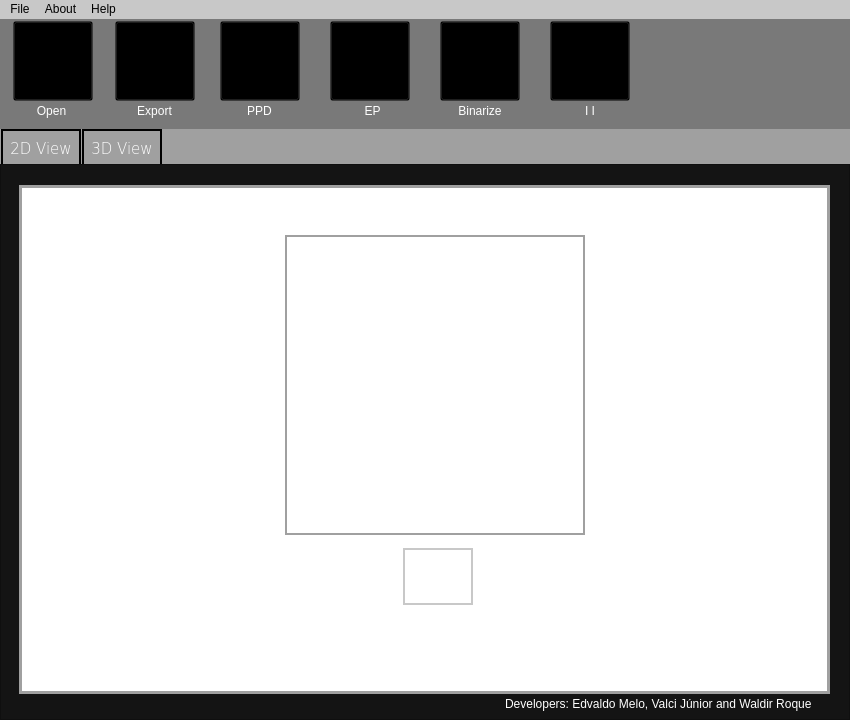
<?xml version="1.0" encoding="UTF-8"?>
<ui version="4.0">
 <class>MainWindow</class>
 <widget class="QMainWindow" name="MainWindow">
  <property name="geometry">
   <rect>
    <x>0</x>
    <y>0</y>
    <width>850</width>
    <height>720</height>
   </rect>
  </property>
  <property name="minimumSize">
   <size>
    <width>850</width>
    <height>720</height>
   </size>
  </property>
  <property name="maximumSize">
   <size>
    <width>850</width>
    <height>720</height>
   </size>
  </property>
  <property name="windowTitle">
   <string>PISA - Porous Image Space Analysis</string>
  </property>
  <property name="windowIcon">
   <iconset resource="open_resource.qrc">
    <normaloff>:/open/Icons/ppd_enhanced_colors_supreme-removebg-preview.png</normaloff>:/open/Icons/ppd_enhanced_colors_supreme-removebg-preview.png</iconset>
  </property>
  <property name="styleSheet">
   <string notr="true">background-color: rgb(200, 200, 200);
font: 75 11pt &quot;Verdana&quot;;
color: rgb(0, 0, 0);</string>
  </property>
  <widget class="QWidget" name="centralwidget">
   <layout class="QVBoxLayout" name="verticalLayout">
    <property name="spacing">
     <number>0</number>
    </property>
    <property name="leftMargin">
     <number>0</number>
    </property>
    <property name="topMargin">
     <number>0</number>
    </property>
    <property name="rightMargin">
     <number>0</number>
    </property>
    <property name="bottomMargin">
     <number>0</number>
    </property>
    <item>
     <widget class="QFrame" name="frame_menu_principal">
      <property name="maximumSize">
       <size>
        <width>16777215</width>
        <height>110</height>
       </size>
      </property>
      <property name="styleSheet">
       <string notr="true">background-color: rgb(100, 100, 100,200);</string>
      </property>
      <property name="frameShape">
       <enum>QFrame::NoFrame</enum>
      </property>
      <property name="frameShadow">
       <enum>QFrame::Raised</enum>
      </property>
      <widget class="QPushButton" name="pushButton_open">
       <property name="geometry">
        <rect>
         <x>13</x>
         <y>2</y>
         <width>80</width>
         <height>80</height>
        </rect>
       </property>
       <property name="sizePolicy">
        <sizepolicy hsizetype="Fixed" vsizetype="Fixed">
         <horstretch>0</horstretch>
         <verstretch>0</verstretch>
        </sizepolicy>
       </property>
       <property name="maximumSize">
        <size>
         <width>80</width>
         <height>80</height>
        </size>
       </property>
       <property name="font">
        <font>
         <family>Verdana</family>
         <pointsize>11</pointsize>
         <weight>9</weight>
         <italic>false</italic>
         <bold>false</bold>
        </font>
       </property>
       <property name="toolTip">
        <string>Open Folder</string>
       </property>
       <property name="toolTipDuration">
        <number>-2</number>
       </property>
       <property name="styleSheet">
        <string notr="true">QPushButton{
	
	background-image: url(:/open/pasta_icon-removebg-preview.png);
	background-color:transparent;
	background-repeat:no-repeat;
	background-position:center;
	background-size-height:80px;
	background-size-width:80px;
}

QPushButton:hover{
	background-color:rgb(255, 255, 255);	
	color: rgb(0, 0, 0);
}</string>
       </property>
       <property name="text">
        <string/>
       </property>
       <property name="icon">
        <iconset resource="open_resource.qrc">
         <normaloff>:/open/Icons/pasta_icon-removebg-preview.png</normaloff>:/open/Icons/pasta_icon-removebg-preview.png</iconset>
       </property>
       <property name="iconSize">
        <size>
         <width>80</width>
         <height>80</height>
        </size>
       </property>
      </widget>
      <widget class="QPushButton" name="pushButton_save">
       <property name="geometry">
        <rect>
         <x>115</x>
         <y>2</y>
         <width>80</width>
         <height>80</height>
        </rect>
       </property>
       <property name="maximumSize">
        <size>
         <width>80</width>
         <height>80</height>
        </size>
       </property>
       <property name="toolTip">
        <string>&lt;html&gt;&lt;head/&gt;&lt;body&gt;&lt;p&gt;Save Folder&lt;/p&gt;&lt;/body&gt;&lt;/html&gt;</string>
       </property>
       <property name="toolTipDuration">
        <number>-2</number>
       </property>
       <property name="styleSheet">
        <string notr="true">QPushButton{
	
	background-image: url(:/open/novosaveicone.png);
	background-color:transparent;
	background-repeat:no-repeat;
	background-position:center;
	background-size-height:80px;
	background-size-width:80px;
}

QPushButton:hover{
	background-color:rgb(255, 255, 255);	
	color: rgb(0, 0, 0);
}</string>
       </property>
       <property name="text">
        <string/>
       </property>
       <property name="icon">
        <iconset>
         <normaloff>Icons/export2.png</normaloff>Icons/export2.png</iconset>
       </property>
       <property name="iconSize">
        <size>
         <width>120</width>
         <height>100</height>
        </size>
       </property>
      </widget>
      <widget class="QPushButton" name="pushButton_ppd">
       <property name="geometry">
        <rect>
         <x>220</x>
         <y>2</y>
         <width>80</width>
         <height>80</height>
        </rect>
       </property>
       <property name="maximumSize">
        <size>
         <width>80</width>
         <height>80</height>
        </size>
       </property>
       <property name="toolTip">
        <string>Predominant Pore Directions</string>
       </property>
       <property name="toolTipDuration">
        <number>-2</number>
       </property>
       <property name="styleSheet">
        <string notr="true">QPushButton{		
	background-image: url(:/open/FotoJet.png);
	background-position:center-up;
	background-color:transparent;
}

QPushButton:hover{
	background-color:rgb(255, 255, 255);	
	color: rgb(0, 0, 0);
}</string>
       </property>
       <property name="text">
        <string/>
       </property>
       <property name="icon">
        <iconset resource="open_resource.qrc">
         <normaloff>:/open/Icons/ppd_enhanced_colors_supreme-removebg-preview.png</normaloff>:/open/Icons/ppd_enhanced_colors_supreme-removebg-preview.png</iconset>
       </property>
       <property name="iconSize">
        <size>
         <width>80</width>
         <height>80</height>
        </size>
       </property>
      </widget>
      <widget class="QPushButton" name="pushButton_ep">
       <property name="geometry">
        <rect>
         <x>330</x>
         <y>2</y>
         <width>80</width>
         <height>80</height>
        </rect>
       </property>
       <property name="maximumSize">
        <size>
         <width>80</width>
         <height>80</height>
        </size>
       </property>
       <property name="toolTip">
        <string>Effective Pores</string>
       </property>
       <property name="toolTipDuration">
        <number>-2</number>
       </property>
       <property name="styleSheet">
        <string notr="true">QPushButton{
	
	background-image: url(:/open/poros_efetivos-removebg-preview-removebg-preview.png);
	background-position:center-up;
	background-color:transparent;
}

QPushButton:hover{
	background-color:rgb(255, 255, 255);	
	color: rgb(0, 0, 0);
}</string>
       </property>
       <property name="text">
        <string/>
       </property>
       <property name="icon">
        <iconset resource="open_resource.qrc">
         <normaloff>:/open/Icons/poros_efetivos-removebg-preview-removebg-preview.png</normaloff>:/open/Icons/poros_efetivos-removebg-preview-removebg-preview.png</iconset>
       </property>
       <property name="iconSize">
        <size>
         <width>80</width>
         <height>80</height>
        </size>
       </property>
      </widget>
      <widget class="QLabel" name="label">
       <property name="geometry">
        <rect>
         <x>28</x>
         <y>77</y>
         <width>47</width>
         <height>30</height>
        </rect>
       </property>
       <property name="styleSheet">
        <string notr="true">background-color: transparent;
font: 75 11pt &quot;Verdana&quot;;
color: rgb(255, 255, 255);</string>
       </property>
       <property name="text">
        <string>Open</string>
       </property>
       <property name="alignment">
        <set>Qt::AlignCenter</set>
       </property>
      </widget>
      <widget class="QLabel" name="label_2">
       <property name="geometry">
        <rect>
         <x>122</x>
         <y>77</y>
         <width>65</width>
         <height>30</height>
        </rect>
       </property>
       <property name="styleSheet">
        <string notr="true">color: rgb(255, 255, 255);
font: 75 11pt &quot;Verdana&quot;;
background-color: transparent;</string>
       </property>
       <property name="text">
        <string>Export</string>
       </property>
       <property name="alignment">
        <set>Qt::AlignCenter</set>
       </property>
      </widget>
      <widget class="QLabel" name="label_3">
       <property name="geometry">
        <rect>
         <x>236</x>
         <y>77</y>
         <width>47</width>
         <height>30</height>
        </rect>
       </property>
       <property name="styleSheet">
        <string notr="true">color: rgb(255, 255, 255);
background-color: transparent;
font: 75 11pt &quot;Verdana&quot;;</string>
       </property>
       <property name="text">
        <string>PPD</string>
       </property>
       <property name="alignment">
        <set>Qt::AlignCenter</set>
       </property>
      </widget>
      <widget class="QLabel" name="label_4">
       <property name="geometry">
        <rect>
         <x>349</x>
         <y>77</y>
         <width>47</width>
         <height>30</height>
        </rect>
       </property>
       <property name="styleSheet">
        <string notr="true">font: 75 11pt &quot;Verdana&quot;;
color: rgb(255, 255, 255);
background-color: transparent;</string>
       </property>
       <property name="text">
        <string>EP</string>
       </property>
       <property name="alignment">
        <set>Qt::AlignCenter</set>
       </property>
      </widget>
      <widget class="QPushButton" name="pushButton_infomation">
       <property name="geometry">
        <rect>
         <x>550</x>
         <y>2</y>
         <width>80</width>
         <height>80</height>
        </rect>
       </property>
       <property name="toolTip">
        <string notr="true">Image Information</string>
       </property>
       <property name="toolTipDuration">
        <number>-2</number>
       </property>
       <property name="styleSheet">
        <string notr="true">QPushButton{
	background-image: url(:/open/infoImage-removebg-preview~1.png);
	background-position:center-up;
	background-color:transparent;
	background-repeat:no-repeat;
}

QPushButton:hover{
	background-color:rgb(255, 255, 255);	
	color: rgb(0, 0, 0);
}</string>
       </property>
       <property name="text">
        <string/>
       </property>
       <property name="icon">
        <iconset resource="open_resource.qrc">
         <normaloff>:/open/Icons/infoImage-removebg-preview~1.png</normaloff>:/open/Icons/infoImage-removebg-preview~1.png</iconset>
       </property>
       <property name="iconSize">
        <size>
         <width>80</width>
         <height>80</height>
        </size>
       </property>
      </widget>
      <widget class="QPushButton" name="pushButton_binary">
       <property name="geometry">
        <rect>
         <x>440</x>
         <y>2</y>
         <width>80</width>
         <height>80</height>
        </rect>
       </property>
       <property name="toolTip">
        <string>Binarize Images</string>
       </property>
       <property name="toolTipDuration">
        <number>-2</number>
       </property>
       <property name="styleSheet">
        <string notr="true">QPushButton{
	background-image: url(:/open/bina.png);
	background-position:center-up;
	background-color:transparent;
	background-repeat:no-repeat;
}

QPushButton:hover{
	background-color:rgb(255, 255, 255);	
	color: rgb(0, 0, 0);
}</string>
       </property>
       <property name="text">
        <string/>
       </property>
       <property name="icon">
        <iconset resource="open_resource.qrc">
         <normaloff>:/open/Icons/bina.png</normaloff>:/open/Icons/bina.png</iconset>
       </property>
       <property name="iconSize">
        <size>
         <width>80</width>
         <height>80</height>
        </size>
       </property>
      </widget>
      <widget class="QLabel" name="label_5">
       <property name="geometry">
        <rect>
         <x>440</x>
         <y>77</y>
         <width>80</width>
         <height>30</height>
        </rect>
       </property>
       <property name="styleSheet">
        <string notr="true">font: 75 11pt &quot;Verdana&quot;;
color: rgb(255, 255, 255);
background-color: transparent;</string>
       </property>
       <property name="text">
        <string>Binarize</string>
       </property>
       <property name="alignment">
        <set>Qt::AlignCenter</set>
       </property>
      </widget>
      <widget class="QLabel" name="label_6">
       <property name="geometry">
        <rect>
         <x>540</x>
         <y>77</y>
         <width>100</width>
         <height>30</height>
        </rect>
       </property>
       <property name="styleSheet">
        <string notr="true">font: 75 11pt &quot;Verdana&quot;;
color: rgb(255, 255, 255);
background-color: transparent;</string>
       </property>
       <property name="text">
        <string>I I</string>
       </property>
       <property name="alignment">
        <set>Qt::AlignCenter</set>
       </property>
      </widget>
     </widget>
    </item>
    <item>
     <widget class="QFrame" name="frame_view">
      <property name="enabled">
       <bool>true</bool>
      </property>
      <property name="sizePolicy">
       <sizepolicy hsizetype="Minimum" vsizetype="Fixed">
        <horstretch>0</horstretch>
        <verstretch>0</verstretch>
       </sizepolicy>
      </property>
      <property name="maximumSize">
       <size>
        <width>16777215</width>
        <height>35</height>
       </size>
      </property>
      <property name="baseSize">
       <size>
        <width>0</width>
        <height>0</height>
       </size>
      </property>
      <property name="styleSheet">
       <string notr="true">background-color: rgb(160, 160, 160);</string>
      </property>
      <property name="frameShape">
       <enum>QFrame::NoFrame</enum>
      </property>
      <property name="frameShadow">
       <enum>QFrame::Raised</enum>
      </property>
      <widget class="QPushButton" name="pushButton_2d_view">
       <property name="geometry">
        <rect>
         <x>1</x>
         <y>0</y>
         <width>80</width>
         <height>40</height>
        </rect>
       </property>
       <property name="minimumSize">
        <size>
         <width>80</width>
         <height>40</height>
        </size>
       </property>
       <property name="maximumSize">
        <size>
         <width>80</width>
         <height>40</height>
        </size>
       </property>
       <property name="font">
        <font>
         <family>Verdana</family>
         <pointsize>11</pointsize>
         <weight>9</weight>
         <italic>false</italic>
         <bold>false</bold>
        </font>
       </property>
       <property name="styleSheet">
        <string notr="true">QPushButton{	
	background-color:transparent;
	color: rgb(255, 255, 255);
	border: 2px solid rgb(0, 0, 0);
}

QPushButton:hover{
	font: 75 11pt &quot;Verdana&quot;;
	color: rgb(0, 0, 0);
	background-color:rgb(255, 255, 255);	
}</string>
       </property>
       <property name="text">
        <string>2D View</string>
       </property>
      </widget>
      <widget class="QPushButton" name="pushButton_3d_view">
       <property name="geometry">
        <rect>
         <x>82</x>
         <y>0</y>
         <width>80</width>
         <height>40</height>
        </rect>
       </property>
       <property name="minimumSize">
        <size>
         <width>80</width>
         <height>40</height>
        </size>
       </property>
       <property name="maximumSize">
        <size>
         <width>80</width>
         <height>40</height>
        </size>
       </property>
       <property name="font">
        <font>
         <family>Verdana</family>
         <pointsize>11</pointsize>
         <weight>9</weight>
         <italic>false</italic>
         <bold>false</bold>
        </font>
       </property>
       <property name="styleSheet">
        <string notr="true">QPushButton{	
	background-color:transparent;
	color: rgb(255, 255, 255);
	border: 2px solid rgb(0, 0, 0);
}

QPushButton:hover{
	font: 75 11pt &quot;Verdana&quot;;
	background-color:rgb(255, 255, 255);	
	color: rgb(0, 0, 0);
}</string>
       </property>
       <property name="text">
        <string>3D View</string>
       </property>
      </widget>
     </widget>
    </item>
    <item>
     <widget class="QFrame" name="frame_view_main">
      <property name="styleSheet">
       <string notr="true">background-color: rgb(20, 20, 20);</string>
      </property>
      <property name="frameShape">
       <enum>QFrame::StyledPanel</enum>
      </property>
      <property name="frameShadow">
       <enum>QFrame::Raised</enum>
      </property>
      <widget class="QFrame" name="frame_image">
       <property name="geometry">
        <rect>
         <x>19</x>
         <y>21</y>
         <width>811</width>
         <height>509</height>
        </rect>
       </property>
       <property name="minimumSize">
        <size>
         <width>400</width>
         <height>200</height>
        </size>
       </property>
       <property name="maximumSize">
        <size>
         <width>900</width>
         <height>600</height>
        </size>
       </property>
       <property name="styleSheet">
        <string notr="true">background-color:rgb(255, 255, 255);
border: 3px solid rgb(160,160,160);</string>
       </property>
       <property name="frameShape">
        <enum>QFrame::NoFrame</enum>
       </property>
       <property name="frameShadow">
        <enum>QFrame::Raised</enum>
       </property>
       <widget class="QLabel" name="label_name_image">
        <property name="geometry">
         <rect>
          <x>76</x>
          <y>20</y>
          <width>680</width>
          <height>20</height>
         </rect>
        </property>
        <property name="minimumSize">
         <size>
          <width>680</width>
          <height>20</height>
         </size>
        </property>
        <property name="maximumSize">
         <size>
          <width>680</width>
          <height>20</height>
         </size>
        </property>
        <property name="font">
         <font>
          <family>Verdana</family>
          <pointsize>11</pointsize>
          <weight>9</weight>
          <italic>false</italic>
          <bold>false</bold>
         </font>
        </property>
        <property name="styleSheet">
         <string notr="true">border:0px;
font: 75 11pt &quot;Verdana&quot;;</string>
        </property>
        <property name="text">
         <string/>
        </property>
        <property name="scaledContents">
         <bool>true</bool>
        </property>
        <property name="alignment">
         <set>Qt::AlignCenter</set>
        </property>
       </widget>
       <widget class="QLabel" name="label_image">
        <property name="geometry">
         <rect>
          <x>266</x>
          <y>50</y>
          <width>300</width>
          <height>300</height>
         </rect>
        </property>
        <property name="maximumSize">
         <size>
          <width>300</width>
          <height>300</height>
         </size>
        </property>
        <property name="styleSheet">
         <string notr="true">border:2px solid rgb(160, 160, 160);</string>
        </property>
        <property name="text">
         <string/>
        </property>
        <property name="scaledContents">
         <bool>true</bool>
        </property>
        <property name="alignment">
         <set>Qt::AlignCenter</set>
        </property>
       </widget>
       <widget class="QFrame" name="frame_setas">
        <property name="geometry">
         <rect>
          <x>266</x>
          <y>360</y>
          <width>300</width>
          <height>60</height>
         </rect>
        </property>
        <property name="maximumSize">
         <size>
          <width>300</width>
          <height>60</height>
         </size>
        </property>
        <property name="styleSheet">
         <string notr="true">border:0px;</string>
        </property>
        <property name="frameShape">
         <enum>QFrame::NoFrame</enum>
        </property>
        <property name="frameShadow">
         <enum>QFrame::Raised</enum>
        </property>
        <layout class="QHBoxLayout" name="horizontalLayout_4">
         <property name="spacing">
          <number>9</number>
         </property>
         <property name="topMargin">
          <number>3</number>
         </property>
         <property name="rightMargin">
          <number>3</number>
         </property>
         <property name="bottomMargin">
          <number>0</number>
         </property>
         <item>
          <widget class="QPushButton" name="pushButton_seta_esquerda">
           <property name="enabled">
            <bool>false</bool>
           </property>
           <property name="maximumSize">
            <size>
             <width>60</width>
             <height>60</height>
            </size>
           </property>
           <property name="baseSize">
            <size>
             <width>0</width>
             <height>0</height>
            </size>
           </property>
           <property name="styleSheet">
            <string notr="true">QPushButton{
	background-image: url(:/open/pngwing.com.png);
	background-repeat: no-repeat;
	background-position:center-low;
	background-color:transparent;
}

QPushButton:hover{
	background-color: rgb(200, 200, 200);
	border:2px solid rgb(35, 35, 35);
}

QPushButton:pressed{
	background-color:rgb(150, 150, 150);
}</string>
           </property>
           <property name="text">
            <string/>
           </property>
           <property name="icon">
            <iconset resource="open_resource.qrc">
             <normaloff>:/open/Icons/pngwing.com.png</normaloff>:/open/Icons/pngwing.com.png</iconset>
           </property>
           <property name="iconSize">
            <size>
             <width>60</width>
             <height>57</height>
            </size>
           </property>
          </widget>
         </item>
         <item>
          <widget class="QLineEdit" name="lineEdit_quantity">
           <property name="enabled">
            <bool>false</bool>
           </property>
           <property name="maximumSize">
            <size>
             <width>70</width>
             <height>60</height>
            </size>
           </property>
           <property name="font">
            <font>
             <family>Verdana</family>
             <pointsize>11</pointsize>
             <weight>9</weight>
             <italic>false</italic>
             <bold>false</bold>
            </font>
           </property>
           <property name="styleSheet">
            <string notr="true">QLineEdit{
	border: 2px solid rgb(200, 200, 200);
}

QLineEdit:hover{
	border: 2px solid rgb(35, 35, 35);
}</string>
           </property>
           <property name="inputMask">
            <string/>
           </property>
           <property name="maxLength">
            <number>4</number>
           </property>
           <property name="frame">
            <bool>true</bool>
           </property>
           <property name="cursorPosition">
            <number>0</number>
           </property>
           <property name="alignment">
            <set>Qt::AlignCenter</set>
           </property>
           <property name="clearButtonEnabled">
            <bool>false</bool>
           </property>
          </widget>
         </item>
         <item>
          <widget class="QPushButton" name="pushButton_seta_direita">
           <property name="enabled">
            <bool>false</bool>
           </property>
           <property name="minimumSize">
            <size>
             <width>60</width>
             <height>55</height>
            </size>
           </property>
           <property name="maximumSize">
            <size>
             <width>60</width>
             <height>60</height>
            </size>
           </property>
           <property name="styleSheet">
            <string notr="true">QPushButton{
	background-image: url(:/open/pngwing-direita.png);
	background-repeat: no-repeat;
	background-position:center-low;
	background-color:transparent;
}

QPushButton:hover{
	background-color: rgb(200, 200, 200);
	border:2px solid rgb(35, 35, 35);
}

QPushButton:pressed{
	background-color:rgb(150, 150, 150);
}</string>
           </property>
           <property name="text">
            <string/>
           </property>
           <property name="icon">
            <iconset resource="open_resource.qrc">
             <normaloff>:/open/Icons/pngwing-direita.png</normaloff>:/open/Icons/pngwing-direita.png</iconset>
           </property>
           <property name="iconSize">
            <size>
             <width>60</width>
             <height>57</height>
            </size>
           </property>
          </widget>
         </item>
        </layout>
       </widget>
       <widget class="QFrame" name="frame_playPause">
        <property name="geometry">
         <rect>
          <x>266</x>
          <y>430</y>
          <width>300</width>
          <height>60</height>
         </rect>
        </property>
        <property name="minimumSize">
         <size>
          <width>300</width>
          <height>60</height>
         </size>
        </property>
        <property name="maximumSize">
         <size>
          <width>300</width>
          <height>60</height>
         </size>
        </property>
        <property name="sizeIncrement">
         <size>
          <width>0</width>
          <height>0</height>
         </size>
        </property>
        <property name="styleSheet">
         <string notr="true">border:0px;</string>
        </property>
        <property name="frameShape">
         <enum>QFrame::StyledPanel</enum>
        </property>
        <property name="frameShadow">
         <enum>QFrame::Raised</enum>
        </property>
        <layout class="QHBoxLayout" name="horizontalLayout_2">
         <property name="spacing">
          <number>0</number>
         </property>
         <property name="leftMargin">
          <number>20</number>
         </property>
         <property name="topMargin">
          <number>4</number>
         </property>
         <property name="rightMargin">
          <number>20</number>
         </property>
         <property name="bottomMargin">
          <number>12</number>
         </property>
         <item>
          <widget class="QPushButton" name="pushButton_play">
           <property name="enabled">
            <bool>false</bool>
           </property>
           <property name="minimumSize">
            <size>
             <width>70</width>
             <height>55</height>
            </size>
           </property>
           <property name="maximumSize">
            <size>
             <width>70</width>
             <height>50</height>
            </size>
           </property>
           <property name="styleSheet">
            <string notr="true">QPushButton{
	
	background-image: url(:/open/play.png);
	background-repeat: no-repeat;
	background-position:center-low;
	background-color:transparent;
}

QPushButton:hover{
	background-color: rgb(200, 200, 200);
	border:2px solid rgb(35, 35, 35);
}

QPushButton:pressed{
	background-color:rgb(150, 150, 150);
}</string>
           </property>
           <property name="text">
            <string/>
           </property>
           <property name="icon">
            <iconset resource="open_resource.qrc">
             <normaloff>:/open/Icons/play.png</normaloff>:/open/Icons/play.png</iconset>
           </property>
           <property name="iconSize">
            <size>
             <width>70</width>
             <height>55</height>
            </size>
           </property>
          </widget>
         </item>
         <item>
          <widget class="QPushButton" name="pushButton_pause">
           <property name="enabled">
            <bool>false</bool>
           </property>
           <property name="minimumSize">
            <size>
             <width>70</width>
             <height>55</height>
            </size>
           </property>
           <property name="maximumSize">
            <size>
             <width>70</width>
             <height>50</height>
            </size>
           </property>
           <property name="styleSheet">
            <string notr="true">QPushButton{
	
	background-image: url(:/open/pause.png);
	background-repeat: no-repeat;
	background-position:center-low;
	background-color:transparent;
}

QPushButton:hover{
	background-color: rgb(200, 200, 200);
	border:2px solid rgb(35, 35, 35);
}

QPushButton:pressed{
	background-color:rgb(150, 150, 150);
}</string>
           </property>
           <property name="text">
            <string/>
           </property>
           <property name="icon">
            <iconset resource="open_resource.qrc">
             <normaloff>:/open/Icons/pause.png</normaloff>:/open/Icons/pause.png</iconset>
           </property>
           <property name="iconSize">
            <size>
             <width>70</width>
             <height>57</height>
            </size>
           </property>
          </widget>
         </item>
        </layout>
       </widget>
       <widget class="QLabel" name="label_quantity_images">
        <property name="geometry">
         <rect>
          <x>10</x>
          <y>470</y>
          <width>274</width>
          <height>20</height>
         </rect>
        </property>
        <property name="styleSheet">
         <string notr="true">border:0px;
font: 75 11pt &quot;Verdana&quot;;</string>
        </property>
        <property name="text">
         <string/>
        </property>
        <property name="scaledContents">
         <bool>true</bool>
        </property>
        <property name="alignment">
         <set>Qt::AlignLeading|Qt::AlignLeft|Qt::AlignVCenter</set>
        </property>
       </widget>
      </widget>
      <widget class="QLabel" name="label_7">
       <property name="geometry">
        <rect>
         <x>505</x>
         <y>530</y>
         <width>334</width>
         <height>20</height>
        </rect>
       </property>
       <property name="styleSheet">
        <string notr="true">font: 75 8pt &quot;Verdana&quot;;
color: rgb(255, 255, 255);</string>
       </property>
       <property name="text">
        <string>Developers: Edvaldo Melo, Valci Júnior and Waldir Roque</string>
       </property>
      </widget>
     </widget>
    </item>
   </layout>
  </widget>
  <widget class="QMenuBar" name="menuBar">
   <property name="geometry">
    <rect>
     <x>0</x>
     <y>0</y>
     <width>850</width>
     <height>24</height>
    </rect>
   </property>
   <widget class="QMenu" name="menuFile">
    <property name="title">
     <string>File</string>
    </property>
    <addaction name="actionOpen"/>
    <addaction name="actionSAve"/>
    <addaction name="separator"/>
    <addaction name="actionQuit"/>
   </widget>
   <widget class="QMenu" name="menuAbout">
    <property name="title">
     <string>About</string>
    </property>
    <addaction name="actionPPD"/>
    <addaction name="actionEP"/>
    <addaction name="actionPISA_Team"/>
   </widget>
   <widget class="QMenu" name="menuHelp">
    <property name="title">
     <string>Help</string>
    </property>
   </widget>
   <addaction name="menuFile"/>
   <addaction name="menuAbout"/>
   <addaction name="menuHelp"/>
  </widget>
  <action name="actionOpen">
   <property name="icon">
    <iconset resource="open_resource.qrc">
     <normaloff>:/menu_secundario/Icons/pasta_icon-removebg-preview~1.png</normaloff>:/menu_secundario/Icons/pasta_icon-removebg-preview~1.png</iconset>
   </property>
   <property name="text">
    <string>Open</string>
   </property>
   <property name="shortcut">
    <string>Ctrl+O</string>
   </property>
   <property name="menuRole">
    <enum>QAction::TextHeuristicRole</enum>
   </property>
   <property name="shortcutVisibleInContextMenu">
    <bool>true</bool>
   </property>
   <property name="priority">
    <enum>QAction::NormalPriority</enum>
   </property>
  </action>
  <action name="actionSAve">
   <property name="icon">
    <iconset resource="open_resource.qrc">
     <normaloff>:/menu_secundario/Icons/novosaveicone~1.png</normaloff>:/menu_secundario/Icons/novosaveicone~1.png</iconset>
   </property>
   <property name="text">
    <string>Save</string>
   </property>
   <property name="shortcut">
    <string>Ctrl+S</string>
   </property>
  </action>
  <action name="actionQuit">
   <property name="icon">
    <iconset resource="open_resource.qrc">
     <normaloff>:/menu_secundario/Icons/quit-removebg-preview (1).png</normaloff>:/menu_secundario/Icons/quit-removebg-preview (1).png</iconset>
   </property>
   <property name="text">
    <string>Quit</string>
   </property>
   <property name="shortcut">
    <string>Ctrl+X</string>
   </property>
  </action>
  <action name="actionPPD">
   <property name="text">
    <string>PPD</string>
   </property>
  </action>
  <action name="actionEP">
   <property name="text">
    <string>EP</string>
   </property>
  </action>
  <action name="actionPISA_Team">
   <property name="text">
    <string>PISA Team</string>
   </property>
  </action>
 </widget>
 <tabstops>
  <tabstop>pushButton_open</tabstop>
  <tabstop>pushButton_save</tabstop>
  <tabstop>pushButton_ppd</tabstop>
  <tabstop>pushButton_ep</tabstop>
  <tabstop>pushButton_infomation</tabstop>
  <tabstop>pushButton_binary</tabstop>
  <tabstop>pushButton_seta_esquerda</tabstop>
  <tabstop>lineEdit_quantity</tabstop>
  <tabstop>pushButton_seta_direita</tabstop>
  <tabstop>pushButton_play</tabstop>
  <tabstop>pushButton_pause</tabstop>
  <tabstop>pushButton_2d_view</tabstop>
  <tabstop>pushButton_3d_view</tabstop>
 </tabstops>
 <resources>
  <include location="open_resource.qrc"/>
 </resources>
 <connections/>
</ui>
